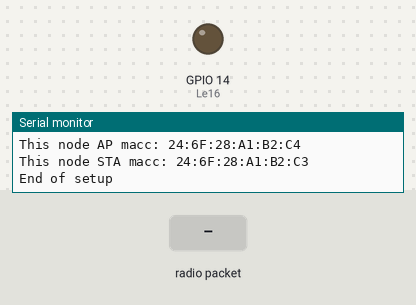
Bench run of a sketch on a simulated ESP8266 (NodeMCU). Parts: output pins drawn as LEDs (lit = HIGH), the last lines printed to the serial monitor. The inputs (shaded band) are chosen by the test bench.

Above: at 1.2 s.
1.3 s: radio packet "Button 01 pressed" arrives
At 2.7 s:
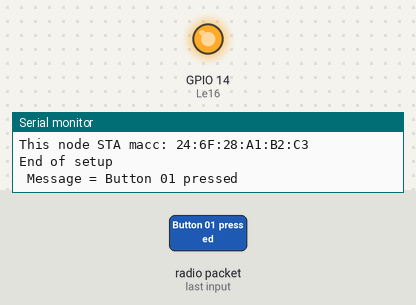
Timing chart, 0 to 4.3 s (numbered marks = the images above; inputs shaded):
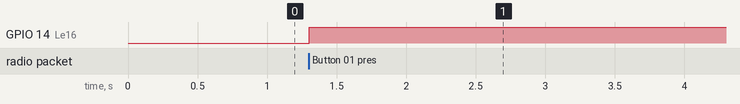

The sketch:

slave1.ino
```cpp
//Slave

#include <ESP8266WiFi.h>
extern "C" {
#include <espnow.h>
#include <user_interface.h>
}
 uint8_t maccc[] = {0x5C, 0xCF, 0x7F, 0x4C, 0x82, 0x4C}; //AP macc SLAVE'S ADDRESS1


int Le16 = 14; //14


void initVariant() {
  WiFi.mode(WIFI_AP);
  wifi_set_macaddr(SOFTAP_IF, &maccc[0]);
}


#define WIFI_CHANNEL 4


struct __attribute__((packed))DataStruct {
  char text[32];
  unsigned int time;};

DataStruct receivedData;


void setup() {
  Serial.begin(115200); Serial.println();
  Serial.println("Starting EspnowSlave.ino");
  Serial.print("This node AP macc: "); Serial.println(WiFi.softAPmacAddress());
  Serial.print("This node STA macc: "); Serial.println(WiFi.macAddress());
  pinMode(Le16,OUTPUT);


  if (esp_now_init() != 0) {
    Serial.println("*** ESP init failed");
    while (true) {};
  }

  esp_now_set_self_role(ESP_NOW_ROLE_SLAVE);
  esp_now_register_recv_cb(receiveCallBackFunction);
  Serial.println("End of setup ");
}


void loop() {
}


void receiveCallBackFunction(uint8_t *sendermacc, uint8_t *incomingData, uint8_t len) {
  memcpy(&receivedData, incomingData, sizeof(receivedData));

  String DataCompare = String(receivedData.text);

  if(DataCompare == "Button 01 pressed"){
  digitalWrite(Le16, !digitalRead(Le16));
  Serial.println(" Message = " + DataCompare);
 }

}
```

Measured:
- after the input at 1.3 s, GPIO 14 (Le16): LOW → HIGH at once
